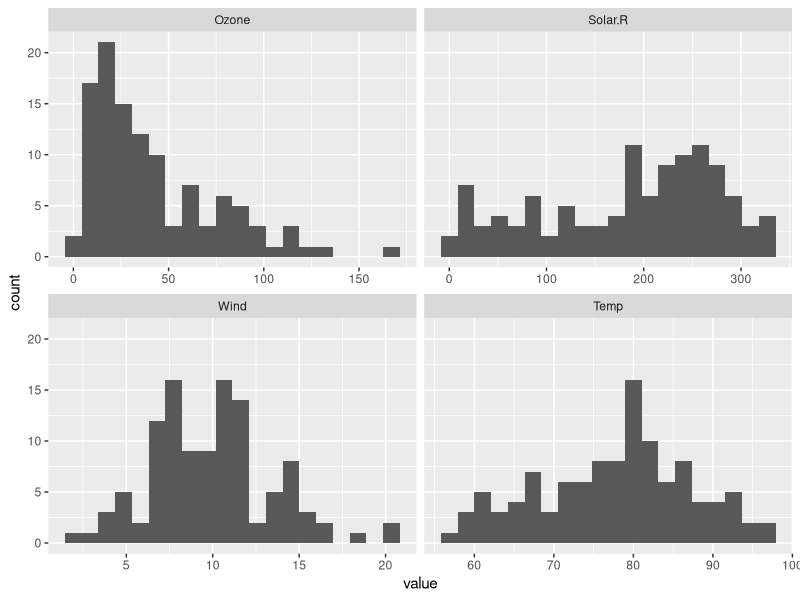
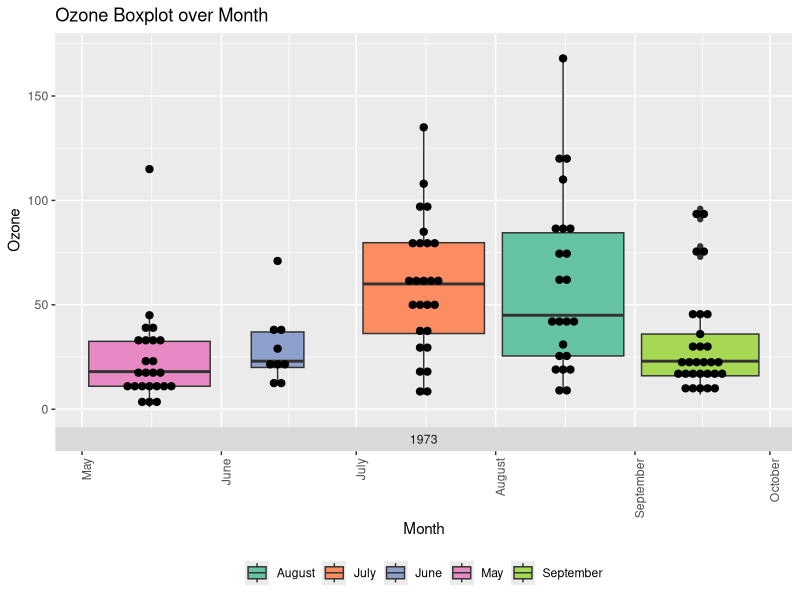
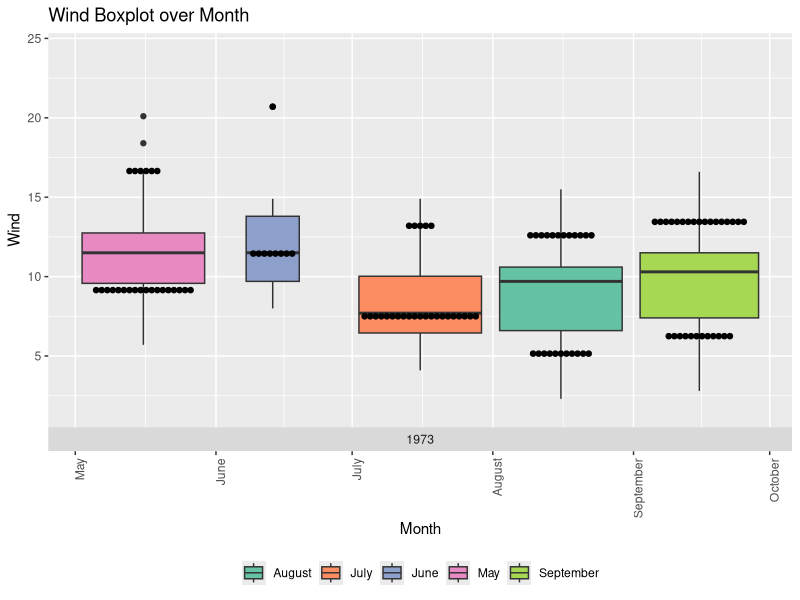
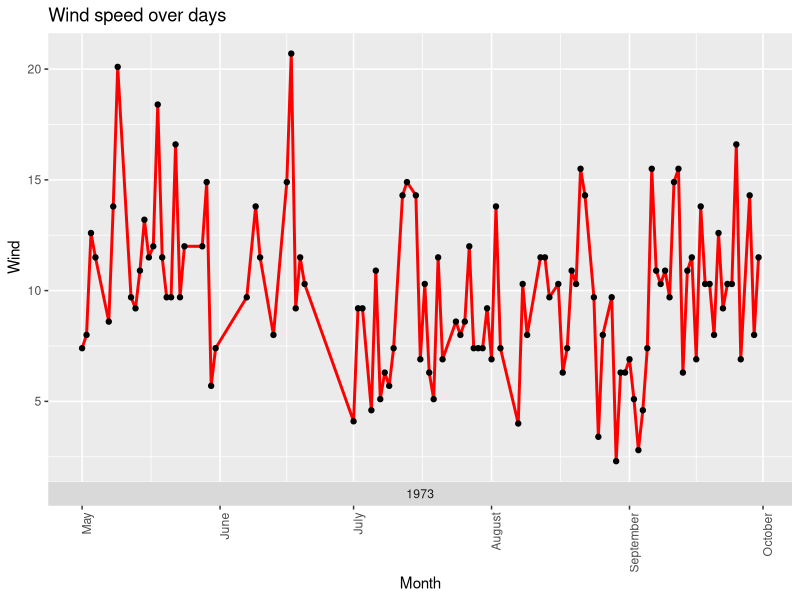
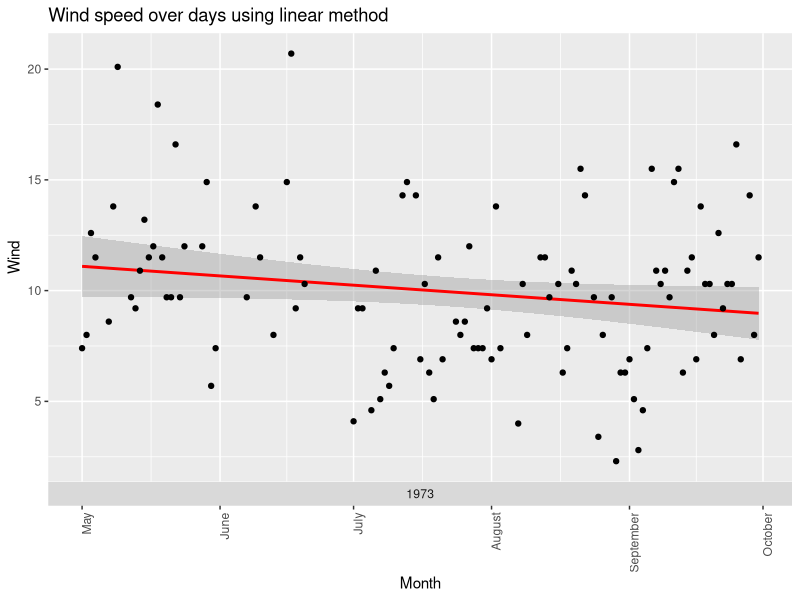
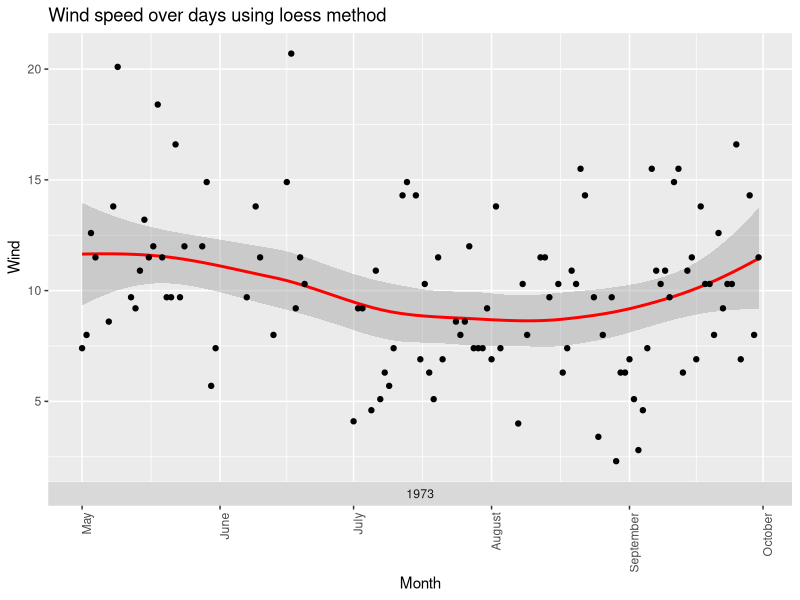
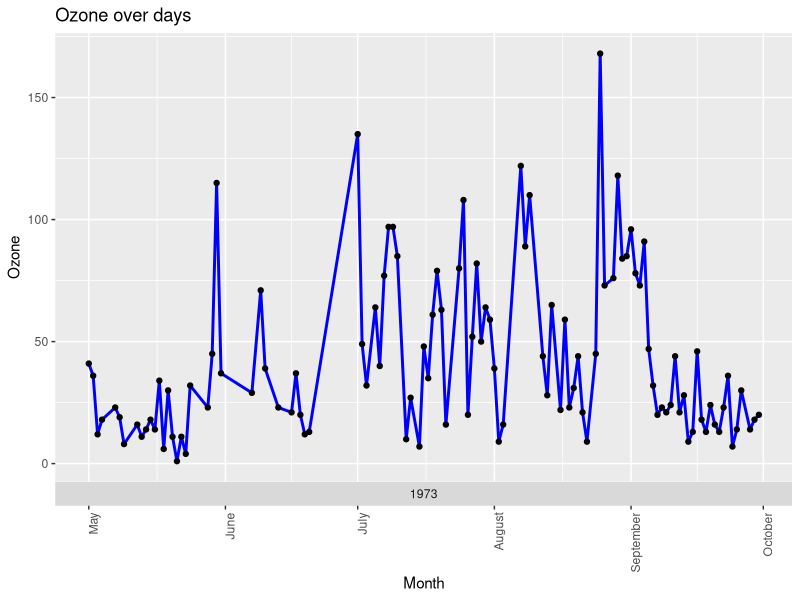
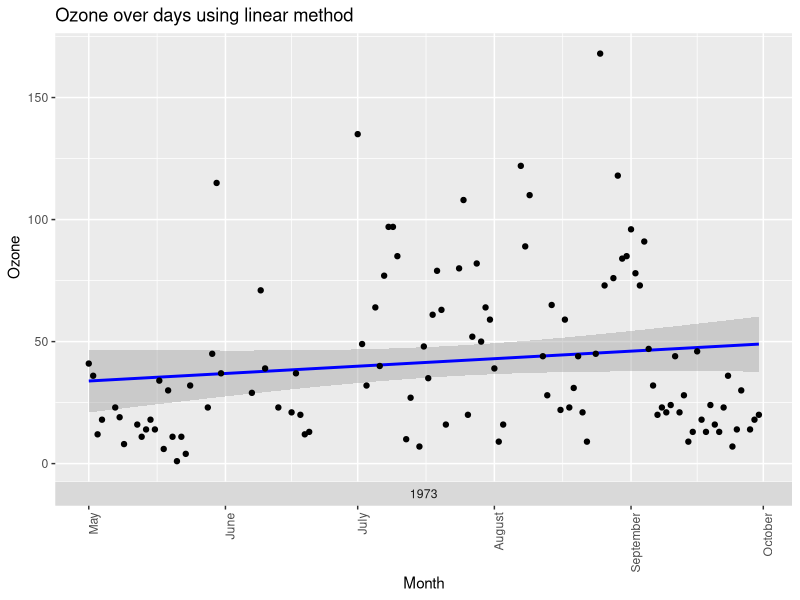

R code for these plots, in order:

install.packages("stringr")
install.packages("scales")
install.packages('dplyr')
install.packages('ggplot2')
install.packages('lubridate')

library(ggplot2)
library(reshape2)
library(stringr)
library(scales)
library(plyr)
library(lubridate)

my_aq<- airquality
my_aq<-na.omit(my_aq)
my_aq$Month<-as.factor(my_aq$Month)
my_aq$Day<-as.factor(my_aq$Day)
my_aq<-cbind.data.frame(my_aq,"date"=as.Date(gsub(" ","",paste(str_pad(my_aq$Month,2,side="left",pad = "0"),"-",str_pad(my_aq$Day,2,side="left",pad = "0"),"-1973")),"%m-%d-%Y"))
my_aq.m <- melt(my_aq,id.vars = "date", measure.vars = c("Ozone", "Solar.R","Wind","Temp"))
my_aq.m <- ddply(my_aq.m, .(variable), transform, rescale = rescale(value))

ggplot(data = melt(my_aq,measure.vars = c("Ozone", "Solar.R","Wind","Temp")), mapping = aes(x = value)) + geom_histogram(bins = 20) + facet_wrap(~variable, scales = 'free_x')
ggplot(my_aq,aes(x=date , y=Ozone, group=Month ,fill=format.Date(date,"%B"))) + geom_boxplot() + geom_dotplot(binaxis='y', stackdir='center', dotsize=0.5, binwidth = 7,fill="Black") +scale_fill_brewer(palette="Set2") +scale_x_date(labels = date_format("%B")) +  facet_grid(~ year(date), space="free_x", scales="free_x", switch="x") + theme(legend.position = "bottom",axis.text.x = element_text(angle = 90, hjust = 1)) +
   labs(x = "Month",title = "Ozone Boxplot over Month")  + guides(fill=guide_legend(title=NULL))
ggplot(my_aq,aes(x=date , y=Wind, group=Month ,fill=format.Date(date,"%B"))) + geom_boxplot() + geom_dotplot(binaxis='y', stackdir='center', dotsize=0.05, binwidth = 7,fill="Black") +scale_fill_brewer(palette="Set2") +scale_x_date(labels = date_format("%B")) +  facet_grid(~ year(date), space="free_x", scales="free_x", switch="x") + theme(legend.position = "bottom",axis.text.x = element_text(angle = 90, hjust = 1)) +
  labs(x = "Month",title = "Wind Boxplot over Month")  + guides(fill=guide_legend(title=NULL))

ggplot(my_aq,aes(x=date , y=Wind ,group=1)) +   geom_line(color="red",size=1) +scale_x_date(labels = date_format("%B")) + geom_point() +  facet_grid(~ year(date), space="free_x", scales="free_x", switch="x") + theme(legend.position = "bottom",axis.text.x = element_text(angle = 90, hjust = 1)) +
  labs(x = "Month",title = "Wind speed over days")  
ggplot(my_aq,aes(x=date , y=Wind ,group=1)) +   geom_smooth(method="lm",color="red",size=1) +scale_x_date(labels = date_format("%B")) + geom_point() +  facet_grid(~ year(date), space="free_x", scales="free_x", switch="x") + theme(legend.position = "bottom",axis.text.x = element_text(angle = 90, hjust = 1)) +
  labs(x = "Month",title = "Wind speed over days using linear method") 
ggplot(my_aq,aes(x=date , y=Wind ,group=1)) +   geom_smooth(method="loess",color="red",size=1) +scale_x_date(labels = date_format("%B")) + geom_point() +  facet_grid(~ year(date), space="free_x", scales="free_x", switch="x") + theme(legend.position = "bottom",axis.text.x = element_text(angle = 90, hjust = 1)) +
  labs(x = "Month",title = "Wind speed over days using loess method") 

ggplot(my_aq,aes(x=date , y=Ozone ,group=1)) +   geom_line(color="blue",size=1) +scale_x_date(labels = date_format("%B")) + geom_point() +  facet_grid(~ year(date), space="free_x", scales="free_x", switch="x") + theme(legend.position = "bottom",axis.text.x = element_text(angle = 90, hjust = 1)) +
  labs(x = "Month",title = "Ozone over days") 
ggplot(my_aq,aes(x=date , y=Ozone ,group=1)) +   geom_smooth(method="lm",color="blue",size=1) +scale_x_date(labels = date_format("%B")) + geom_point() +  facet_grid(~ year(date), space="free_x", scales="free_x", switch="x") + theme(legend.position = "bottom",axis.text.x = element_text(angle = 90, hjust = 1)) +
  labs(x = "Month",title = "Ozone over days using linear method") 
ggplot(my_aq,aes(x=date , y=Ozone ,group=1)) +   geom_smooth(method="loess",color="blue",size=1) +scale_x_date(labels = date_format("%B")) + geom_point() +  facet_grid(~ year(date), space="free_x", scales="free_x", switch="x") + theme(legend.position = "bottom",axis.text.x = element_text(angle = 90, hjust = 1)) +
  labs(x = "Month",title = "Ozone over days usng loess method") 

ggplot(my_aq,aes(x=date , y=Solar.R ,group=1)) +   geom_line(color="#FF9999",size=1) +scale_x_date(labels = date_format("%B")) + geom_point() +  facet_grid(~ year(date), space="free_x", scales="free_x", switch="x") + theme(legend.position = "bottom",axis.text.x = element_text(angle = 90, hjust = 1)) +
  labs(x = "Month",title = "Solar.R over days") 
ggplot(my_aq,aes(x=date , y=Solar.R ,group=1)) +   geom_smooth(method="lm",color="#FF9999",size=1) +scale_x_date(labels = date_format("%B")) + geom_point() +  facet_grid(~ year(date), space="free_x", scales="free_x", switch="x") + theme(legend.position = "bottom",axis.text.x = element_text(angle = 90, hjust = 1)) +
  labs(x = "Month",title = "Solar.R over days using linear method") 
ggplot(my_aq,aes(x=date , y=Solar.R ,group=1)) +   geom_smooth(method="loess",color="#FF9999",size=1) +scale_x_date(labels = date_format("%B")) + geom_point() +  facet_grid(~ year(date), space="free_x", scales="free_x", switch="x") + theme(legend.position = "bottom",axis.text.x = element_text(angle = 90, hjust = 1)) +
  labs(x = "Month",title = "Solar.R over days using loess method") 

ggplot(my_aq,aes(x=date , y=Temp ,group=1)) +   geom_line(color="purple",size=1) +scale_x_date(labels = date_format("%B")) + geom_point() +  facet_grid(~ year(date), space="free_x", scales="free_x", switch="x") + theme(legend.position = "bottom",axis.text.x = element_text(angle = 90, hjust = 1)) +
  labs(x = "Month",title = "Temparature over days") 
ggplot(my_aq,aes(x=date , y=Temp ,group=1)) +   geom_smooth(method="lm",color="purple",size=1) +scale_x_date(labels = date_format("%B")) + geom_point() +  facet_grid(~ year(date), space="free_x", scales="free_x", switch="x") + theme(legend.position = "bottom",axis.text.x = element_text(angle = 90, hjust = 1)) +
  labs(x = "Month",title = "Temperature over days using linear method") 
ggplot(my_aq,aes(x=date , y=Temp ,group=1)) +   geom_smooth(method="loess",color="purple",size=1) +scale_x_date(labels = date_format("%B")) + geom_point() +  facet_grid(~ year(date), space="free_x", scales="free_x", switch="x") + theme(legend.position = "bottom",axis.text.x = element_text(angle = 90, hjust = 1)) +
  labs(x = "Month",title = "Temperature over days using loess method") 

head(melt(my_aq,id.vars = "date", measure.vars = c("Ozone", "Solar.R","Wind","Temp")))
summary(my_aq$Ozone)
summary(my_aq$Wind)
summary(my_aq$Temp)
summary(my_aq$Solar.R)

ggplot(data = melt(my_aq,id.vars = "date", measure.vars = c("Ozone", "Solar.R","Wind","Temp")), aes(x=date,y=value,color=variable,group=1)) + geom_line(size=1) +scale_x_date(labels = date_format("%B"))+  facet_grid(~ year(date), space="free_x", scales="free_x", switch="x") + theme(legend.position = "bottom",axis.text.x = element_text(angle = 90, hjust = 1)) +
  labs(x = "Month", y="Value",title = "Air Quality over days") 


scaleFactor <- max(my_aq$Solar.R) / max(my_aq$Wind)

ggplot(my_aq, aes(x=date)) +
  geom_line(aes(y=Ozone),size=1, col="blue") + geom_point(aes(y=Ozone),size=1.25)+
  geom_line(aes(y=Solar.R), size=1, col="green")+ geom_point(aes(y=Solar.R),size=1.25) +
  geom_line(aes(y=Temp), size=1, col="black") + geom_point(aes(y=Temp),size=1.25)+
  geom_line(aes(y=Wind * scaleFactor), size=1, col="red")+ geom_point(aes(y=Wind * scaleFactor),size=1.25) +
  scale_y_continuous(name="Solar.R,Ozone,Temp", sec.axis=sec_axis(~./scaleFactor, name="Wind")) +
  theme(
    axis.title.y.left=element_text(color="blue"),
    axis.text.y.left=element_text(color="blue"),
    axis.title.y.right=element_text(color="red"),
    axis.text.y.right=element_text(color="red")
  ) +  facet_grid(~ year(date), space="free_x", scales="free_x", switch="x") + theme(legend.position = "bottom",axis.text.x = element_text(angle = 90, hjust = 1)) +
  labs(x = "Month",title = "Air Quality Over days on two scale Y axis") 

ggplot(my_aq, aes(x=date)) +
  geom_smooth(aes(y=Ozone),method="lm",size=1, col="blue") + 
  geom_smooth(aes(y=Solar.R),method="lm", size=1, col="green")+ 
  geom_smooth(aes(y=Temp),method="lm", size=1, col="black") +
  geom_smooth(aes(y=Wind * scaleFactor),method="lm", size=1, col="red")+ 
  scale_y_continuous(name="Solar.R,Ozone,Temp", sec.axis=sec_axis(~./scaleFactor, name="Wind")) +
  theme(
    axis.title.y.left=element_text(color="blue"),
    axis.text.y.left=element_text(color="blue"),
    axis.title.y.right=element_text(color="red"),
    axis.text.y.right=element_text(color="red")
  )+  facet_grid(~ year(date), space="free_x", scales="free_x", switch="x") + theme(legend.position = "bottom",axis.text.x = element_text(angle = 90, hjust = 1)) +
  labs(x = "Month",title = "Air Quality Over days on two scale Y axis using linear method") 

ggplot(my_aq, aes(x=date)) +
  geom_smooth(aes(y=Ozone),method="loess",size=1, col="blue") + 
  geom_smooth(aes(y=Solar.R),method="loess", size=1, col="green")+ 
  geom_smooth(aes(y=Temp),method="loess", size=1, col="black") +
  geom_smooth(aes(y=Wind * scaleFactor),method="loess", size=1, col="red")+ 
  scale_y_continuous(name="Solar.R,Ozone,Temp", sec.axis=sec_axis(~./scaleFactor, name="Wind")) +
  theme(
    axis.title.y.left=element_text(color="blue"),
    axis.text.y.left=element_text(color="blue"),
    axis.title.y.right=element_text(color="red"),
    axis.text.y.right=element_text(color="red")
  )+  facet_grid(~ year(date), space="free_x", scales="free_x", switch="x") + theme(legend.position = "bottom",axis.text.x = element_text(angle = 90, hjust = 1)) +
  labs(x = "Month",title = "Air Quality Over days on two scale Y axis using loess method") 



ggplot(my_aq, aes(x=date)) +
  geom_tile(aes(y=Ozone), col="blue") +
  geom_tile(aes(y=Solar.R), col="green")+ 
  geom_tile(aes(y=Temp), col="black") + 
  geom_tile(aes(y=Wind * scaleFactor), col="red")+ geom_point(aes(y=Wind * scaleFactor)) +
  scale_y_continuous(name="Solar.R,Ozone,Temp", sec.axis=sec_axis(~./scaleFactor, name="Wind")) +
  theme(
    axis.title.y.left=element_text(color="blue"),
    axis.text.y.left=element_text(color="blue"),
    axis.title.y.right=element_text(color="red"),
    axis.text.y.right=element_text(color="red")
  ) +  facet_grid(~ year(date), space="free_x", scales="free_x", switch="x") + theme(legend.position = "bottom",axis.text.x = element_text(angle = 90, hjust = 1)) +
  labs(x = "Month",title = "Air Quality Over days on two scale Y axis") 


ggplot(my_aq.m, aes(date, variable)) + geom_tile(aes(fill = rescale),colour = "white") + scale_fill_gradient(low = "white",high = "steelblue") +  facet_grid(~ year(date), space="free_x", scales="free_x", switch="x") + theme(legend.position = "bottom",axis.text.x = element_text(angle = 90, hjust = 1)) +
  labs(x = "Month", y="Variable",title = "Air Quality Heat map") + theme(legend.title=element_blank()) 


ggplot(my_aq.m, aes(x=month(date), y=day(date) )) + geom_tile(aes(fill = rescale),colour = "white") +  facet_grid(~ year(date), space="free_x", scales="free_x", switch="x") +
  scale_y_discrete(breaks = my_aq.m$variable) + theme(legend.position = "bottom",axis.text.x = element_text(angle = 90, hjust = 1)) +
  labs(x = "Month", y="Variable",title = "Air Quality Heat map") + theme(legend.title=element_blank()) 

ggplot(my_aq) +
  geom_point(aes(x=Wind,y=Temp,size=Ozone,color=Solar.R)) + theme(legend.position = "bottom",axis.text.x = element_text(angle = 90, hjust = 1)) +
  labs(x = "Wind", y="Ozone",title = "Air Quality Scatter Plot") 
